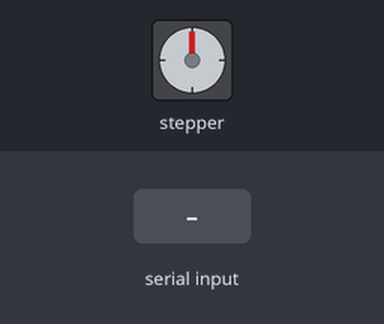
The sketch below on a simulated Arduino Uno, built with avr-gcc and run on an emulated ATmega328P. Parts: stepper motor. Inputs (shaded band) come from the test bench. Stepper angles assume 1 steps per turn; what the sketch prints to the serial monitor is not drawn.

Above: at 1.2 s.
1.3 s: "90,45\n" received over Serial
Timing chart, 0 to 10.3 s (numbered marks = the images above; inputs shaded):
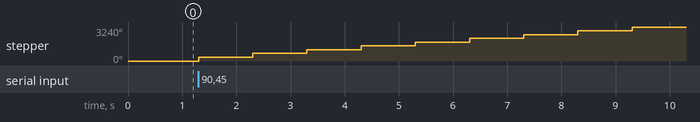

The sketch:

Actividad12.ino
```cpp
#include <Stepper.h>
int Pasos = 0;
int mov;
Stepper motorP(Pasos, 8, 10, 9, 11);

void setup() {
  Serial.begin(9600);
  motorP.setSpeed(60);
  Serial.println("Numero de pasos del motor");
}

void loop() {
  while (Serial.available() > 0)
  {
  Pasos = Serial.parseInt();
  motorP.step(Pasos);

  }
}
```

Measured:
- after the input at 1.3 s, stepper: turns 360° clockwise in 0.00 s, repeating every 1.0 s
